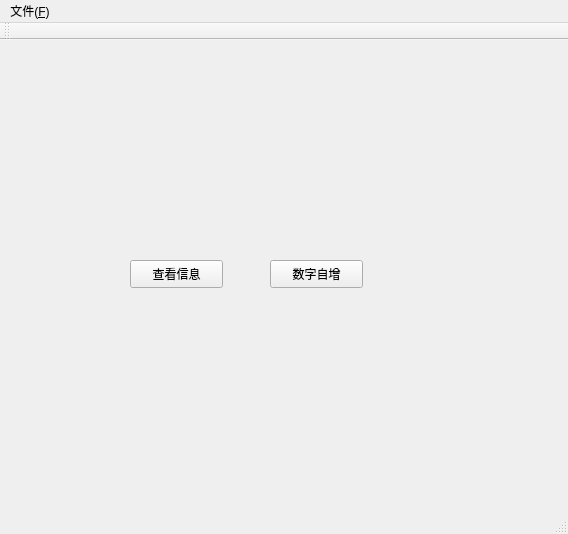
<?xml version="1.0" encoding="UTF-8"?>
<ui version="4.0">
 <class>hxy</class>
 <widget class="QMainWindow" name="hxy">
  <property name="geometry">
   <rect>
    <x>0</x>
    <y>0</y>
    <width>568</width>
    <height>534</height>
   </rect>
  </property>
  <property name="windowTitle">
   <string>hxy</string>
  </property>
  <widget class="QWidget" name="centralWidget">
   <widget class="QPushButton" name="pushButton">
    <property name="geometry">
     <rect>
      <x>130</x>
      <y>220</y>
      <width>93</width>
      <height>28</height>
     </rect>
    </property>
    <property name="text">
     <string>查看信息</string>
    </property>
   </widget>
   <widget class="QPushButton" name="pushButton_2">
    <property name="geometry">
     <rect>
      <x>270</x>
      <y>220</y>
      <width>93</width>
      <height>28</height>
     </rect>
    </property>
    <property name="text">
     <string>数字自增</string>
    </property>
   </widget>
  </widget>
  <widget class="QMenuBar" name="menuBar">
   <property name="geometry">
    <rect>
     <x>0</x>
     <y>0</y>
     <width>568</width>
     <height>26</height>
    </rect>
   </property>
   <widget class="QMenu" name="menu_F">
    <property name="title">
     <string>文件(&amp;F)</string>
    </property>
    <addaction name="action_N"/>
    <addaction name="action_O"/>
    <addaction name="action_S"/>
    <addaction name="action_A"/>
    <addaction name="action_L"/>
   </widget>
   <addaction name="menu_F"/>
  </widget>
  <widget class="QToolBar" name="mainToolBar">
   <attribute name="toolBarArea">
    <enum>TopToolBarArea</enum>
   </attribute>
   <attribute name="toolBarBreak">
    <bool>false</bool>
   </attribute>
  </widget>
  <widget class="QStatusBar" name="statusBar"/>
  <action name="action_N">
   <property name="icon">
    <iconset resource="resources.qrc">
     <normaloff>:/myImages/images/filenew.png</normaloff>:/myImages/images/filenew.png</iconset>
   </property>
   <property name="text">
    <string>新建(&amp;N)</string>
   </property>
   <property name="shortcut">
    <string>Ctrl+N</string>
   </property>
  </action>
  <action name="action_O">
   <property name="icon">
    <iconset resource="resources.qrc">
     <normaloff>:/myImages/images/fileopen.png</normaloff>:/myImages/images/fileopen.png</iconset>
   </property>
   <property name="text">
    <string>打开(&amp;O)</string>
   </property>
   <property name="shortcut">
    <string>Ctrl+O</string>
   </property>
  </action>
  <action name="action_S">
   <property name="icon">
    <iconset resource="resources.qrc">
     <normaloff>:/myImages/images/filesave.png</normaloff>:/myImages/images/filesave.png</iconset>
   </property>
   <property name="text">
    <string>保存(&amp;S)</string>
   </property>
   <property name="shortcut">
    <string>Ctrl+S</string>
   </property>
  </action>
  <action name="action_A">
   <property name="icon">
    <iconset resource="resources.qrc">
     <normaloff>:/myImages/images/filesaveas.png</normaloff>:/myImages/images/filesaveas.png</iconset>
   </property>
   <property name="text">
    <string>保存全部(&amp;A)</string>
   </property>
   <property name="shortcut">
    <string>Ctrl+Shift+S</string>
   </property>
  </action>
  <action name="action_L">
   <property name="icon">
    <iconset resource="resources.qrc">
     <normaloff>:/myImages/images/find.png</normaloff>:/myImages/images/find.png</iconset>
   </property>
   <property name="text">
    <string>查找(&amp;L)</string>
   </property>
   <property name="shortcut">
    <string>Ctrl+L</string>
   </property>
  </action>
 </widget>
 <layoutdefault spacing="6" margin="11"/>
 <resources>
  <include location="resources.qrc"/>
 </resources>
 <connections/>
</ui>
